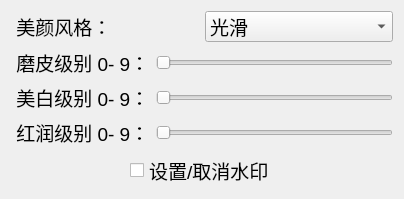
<?xml version="1.0" encoding="UTF-8"?>
<ui version="4.0">
 <class>TestBeautyAndWaterMarkDialog</class>
 <widget class="QDialog" name="TestBeautyAndWaterMarkDialog">
  <property name="geometry">
   <rect>
    <x>0</x>
    <y>0</y>
    <width>404</width>
    <height>157</height>
   </rect>
  </property>
  <property name="windowTitle">
   <string>美颜&amp;水印</string>
  </property>
  <property name="styleSheet">
   <string notr="true"/>
  </property>
  <layout class="QVBoxLayout" name="verticalLayout">
   <item>
    <layout class="QHBoxLayout" name="horizontalLayout">
     <item>
      <widget class="QLabel" name="labelBeautyStyle">
       <property name="font">
        <font>
         <pointsize>14</pointsize>
        </font>
       </property>
       <property name="styleSheet">
        <string notr="true"/>
       </property>
       <property name="text">
        <string> 美颜风格：</string>
       </property>
      </widget>
     </item>
     <item>
      <widget class="QComboBox" name="comboBoxBeautyStyle">
       <property name="font">
        <font>
         <pointsize>14</pointsize>
        </font>
       </property>
       <property name="styleSheet">
        <string notr="true"/>
       </property>
       <item>
        <property name="text">
         <string>光滑</string>
        </property>
       </item>
       <item>
        <property name="text">
         <string>自然</string>
        </property>
       </item>
      </widget>
     </item>
    </layout>
   </item>
   <item>
    <layout class="QHBoxLayout" name="horizontalLayout_2">
     <item>
      <widget class="QLabel" name="labelBeautyLevel">
       <property name="font">
        <font>
         <pointsize>14</pointsize>
        </font>
       </property>
       <property name="styleSheet">
        <string notr="true"/>
       </property>
       <property name="text">
        <string> 磨皮级别 0- 9：</string>
       </property>
      </widget>
     </item>
     <item>
      <widget class="QSlider" name="horizontalSliderBeautyLevel">
       <property name="font">
        <font>
         <pointsize>14</pointsize>
        </font>
       </property>
       <property name="maximum">
        <number>9</number>
       </property>
       <property name="orientation">
        <enum>Qt::Horizontal</enum>
       </property>
      </widget>
     </item>
    </layout>
   </item>
   <item>
    <layout class="QHBoxLayout" name="horizontalLayout_3">
     <item>
      <widget class="QLabel" name="labelWhitenessLevel">
       <property name="font">
        <font>
         <pointsize>14</pointsize>
        </font>
       </property>
       <property name="styleSheet">
        <string notr="true"/>
       </property>
       <property name="text">
        <string> 美白级别 0- 9：</string>
       </property>
      </widget>
     </item>
     <item>
      <widget class="QSlider" name="horizontalSliderWhitenessLevel">
       <property name="font">
        <font>
         <pointsize>14</pointsize>
        </font>
       </property>
       <property name="maximum">
        <number>9</number>
       </property>
       <property name="orientation">
        <enum>Qt::Horizontal</enum>
       </property>
      </widget>
     </item>
    </layout>
   </item>
   <item>
    <layout class="QHBoxLayout" name="horizontalLayout_4">
     <item>
      <widget class="QLabel" name="labelRuddinessLevel">
       <property name="font">
        <font>
         <pointsize>14</pointsize>
        </font>
       </property>
       <property name="styleSheet">
        <string notr="true"/>
       </property>
       <property name="text">
        <string> 红润级别 0- 9：</string>
       </property>
      </widget>
     </item>
     <item>
      <widget class="QSlider" name="horizontalSliderruddinessLevel">
       <property name="font">
        <font>
         <pointsize>14</pointsize>
        </font>
       </property>
       <property name="maximum">
        <number>9</number>
       </property>
       <property name="orientation">
        <enum>Qt::Horizontal</enum>
       </property>
      </widget>
     </item>
    </layout>
   </item>
   <item>
    <layout class="QHBoxLayout" name="horizontalLayout_5">
     <item>
      <spacer name="horizontalSpacer">
       <property name="orientation">
        <enum>Qt::Horizontal</enum>
       </property>
       <property name="sizeHint" stdset="0">
        <size>
         <width>40</width>
         <height>20</height>
        </size>
       </property>
      </spacer>
     </item>
     <item>
      <widget class="QCheckBox" name="checkBoxWaterMark">
       <property name="sizePolicy">
        <sizepolicy hsizetype="Minimum" vsizetype="Fixed">
         <horstretch>0</horstretch>
         <verstretch>0</verstretch>
        </sizepolicy>
       </property>
       <property name="font">
        <font>
         <pointsize>14</pointsize>
        </font>
       </property>
       <property name="acceptDrops">
        <bool>false</bool>
       </property>
       <property name="styleSheet">
        <string notr="true"/>
       </property>
       <property name="text">
        <string>设置/取消水印</string>
       </property>
      </widget>
     </item>
     <item>
      <spacer name="horizontalSpacer_2">
       <property name="orientation">
        <enum>Qt::Horizontal</enum>
       </property>
       <property name="sizeHint" stdset="0">
        <size>
         <width>40</width>
         <height>20</height>
        </size>
       </property>
      </spacer>
     </item>
    </layout>
   </item>
   <item>
    <spacer name="verticalSpacer">
     <property name="orientation">
      <enum>Qt::Vertical</enum>
     </property>
     <property name="sizeHint" stdset="0">
      <size>
       <width>20</width>
       <height>40</height>
      </size>
     </property>
    </spacer>
   </item>
  </layout>
 </widget>
 <resources/>
 <connections/>
</ui>
